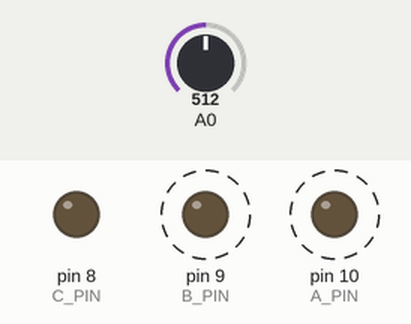
A sketch run on a simulated Arduino Uno, built with avr-gcc and run on an emulated ATmega328P. Shown: output pins drawn as LEDs (lit = HIGH). Dashed ring = blinking. The inputs (shaded band) are chosen by the test bench; at power-on: A0 = 512. What the sketch prints to the serial monitor is not drawn.

Above: at 0.02 s.
Timing chart, 0 to 3.0 s (numbered marks = the images above):
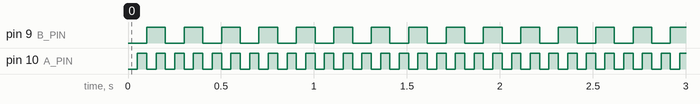

The sketch:

analog_mux.ino
```cpp
int A_PIN = 10;
int B_PIN = 9;
int C_PIN = 8;

int pot_value, magn_value, temp_value, light_value;

void setup()
{
pinMode(A_PIN, OUTPUT);
pinMode(B_PIN, OUTPUT);
pinMode(C_PIN, OUTPUT);

Serial.begin(9600);
}

void loop()
{

digitalWrite(C_PIN,0);
digitalWrite(B_PIN,0);
digitalWrite(A_PIN,0);
delay(50);
pot_value = analogRead(A0);

digitalWrite(C_PIN,0);
digitalWrite(B_PIN,0);
digitalWrite(A_PIN,1);
delay(50);
magn_value = analogRead(A0);

digitalWrite(C_PIN,0);
digitalWrite(B_PIN,1);
digitalWrite(A_PIN,0);
delay(50);
temp_value = analogRead(A0);

digitalWrite(C_PIN,0);
digitalWrite(B_PIN,1);
digitalWrite(A_PIN,1);
delay(50);
light_value = analogRead(A0);

Serial.print(pot_value);
Serial.print(",");
Serial.print(magn_value);
Serial.print(",");
Serial.print(temp_value);
Serial.print(",");
Serial.println(light_value);

}
```

Measured:
- by itself, pin 9 (B_PIN): alternates HIGH for 0.10 s and LOW for 0.10 s
- by itself, pin 10 (A_PIN): alternates HIGH for 0.05 s and LOW for 0.05 s
